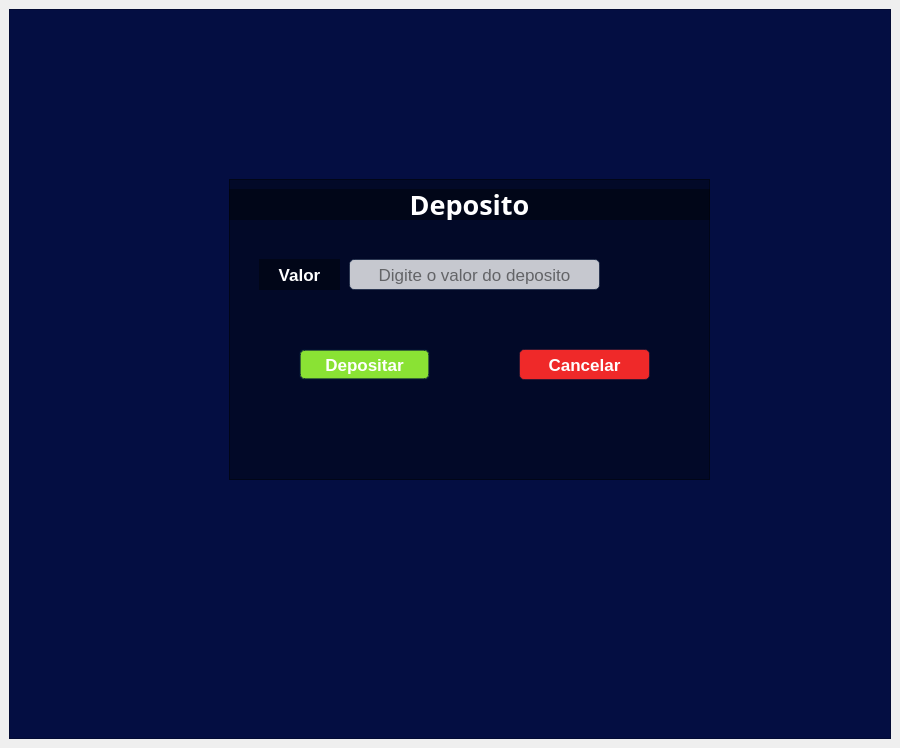
<?xml version="1.0" encoding="UTF-8"?>
<ui version="4.0">
 <class>tela_deposito</class>
 <widget class="QMainWindow" name="tela_deposito">
  <property name="geometry">
   <rect>
    <x>0</x>
    <y>0</y>
    <width>900</width>
    <height>748</height>
   </rect>
  </property>
  <property name="minimumSize">
   <size>
    <width>540</width>
    <height>650</height>
   </size>
  </property>
  <property name="maximumSize">
   <size>
    <width>1024</width>
    <height>748</height>
   </size>
  </property>
  <property name="windowTitle">
   <string>MainWindow</string>
  </property>
  <widget class="QWidget" name="centralwidget">
   <layout class="QVBoxLayout" name="verticalLayout">
    <item>
     <widget class="QFrame" name="frame">
      <property name="styleSheet">
       <string notr="true">background-color: rgb(4, 14, 66);
color: rgb(255, 255, 255);</string>
      </property>
      <property name="frameShape">
       <enum>QFrame::StyledPanel</enum>
      </property>
      <property name="frameShadow">
       <enum>QFrame::Raised</enum>
      </property>
      <widget class="QFrame" name="frame_2">
       <property name="geometry">
        <rect>
         <x>220</x>
         <y>170</y>
         <width>481</width>
         <height>301</height>
        </rect>
       </property>
       <property name="styleSheet">
        <string notr="true">background-color: rgba(1, 0, 0, 99);</string>
       </property>
       <property name="frameShape">
        <enum>QFrame::StyledPanel</enum>
       </property>
       <property name="frameShadow">
        <enum>QFrame::Raised</enum>
       </property>
       <widget class="QLineEdit" name="lineEdit">
        <property name="geometry">
         <rect>
          <x>120</x>
          <y>80</y>
          <width>251</width>
          <height>31</height>
         </rect>
        </property>
        <property name="font">
         <font>
          <pointsize>13</pointsize>
         </font>
        </property>
        <property name="styleSheet">
         <string notr="true">border-radius: 5px;
background-color: rgba(255, 255, 255, 198);
border: 1px solid rgba(3, 20, 52, 150);
color: rgb(0, 0, 0);</string>
        </property>
        <property name="text">
         <string/>
        </property>
        <property name="alignment">
         <set>Qt::AlignCenter</set>
        </property>
        <property name="placeholderText">
         <string>Digite o valor do deposito</string>
        </property>
       </widget>
       <widget class="QLabel" name="label">
        <property name="geometry">
         <rect>
          <x>0</x>
          <y>10</y>
          <width>481</width>
          <height>31</height>
         </rect>
        </property>
        <property name="font">
         <font>
          <family>Sans Serif</family>
          <pointsize>20</pointsize>
          <weight>75</weight>
          <bold>true</bold>
         </font>
        </property>
        <property name="text">
         <string>Deposito</string>
        </property>
        <property name="alignment">
         <set>Qt::AlignCenter</set>
        </property>
       </widget>
       <widget class="QPushButton" name="pushButton">
        <property name="geometry">
         <rect>
          <x>70</x>
          <y>170</y>
          <width>131</width>
          <height>31</height>
         </rect>
        </property>
        <property name="font">
         <font>
          <pointsize>13</pointsize>
          <weight>75</weight>
          <bold>true</bold>
         </font>
        </property>
        <property name="styleSheet">
         <string notr="true">QPushButton{
border-radius: 5px;
background-color: rgb(138, 226, 52);
border: 2px solid rgba(3, 20, 52, 150);
color: rgb(255, 255, 255);
}

QPushButton:hover{

background-color: rgb(78, 154, 6);
color: rgb(0, 0, 0);
}

</string>
        </property>
        <property name="text">
         <string>Depositar</string>
        </property>
       </widget>
       <widget class="QPushButton" name="pushButton_2">
        <property name="geometry">
         <rect>
          <x>290</x>
          <y>170</y>
          <width>131</width>
          <height>31</height>
         </rect>
        </property>
        <property name="font">
         <font>
          <pointsize>13</pointsize>
          <weight>75</weight>
          <bold>true</bold>
         </font>
        </property>
        <property name="styleSheet">
         <string notr="true">QPushButton{
border-radius: 5px;
background-color: rgb(239, 41, 41);
border: 1px solid rgba(3, 20, 52, 150);
color: rgb(255, 255, 255);
}

QPushButton:hover{
background-color: rgb(164, 0, 0);
color: rgb(0, 0, 0)

}
</string>
        </property>
        <property name="text">
         <string>Cancelar</string>
        </property>
       </widget>
       <widget class="QLabel" name="label_4">
        <property name="geometry">
         <rect>
          <x>30</x>
          <y>80</y>
          <width>81</width>
          <height>31</height>
         </rect>
        </property>
        <property name="font">
         <font>
          <pointsize>13</pointsize>
          <weight>75</weight>
          <bold>true</bold>
         </font>
        </property>
        <property name="text">
         <string>Valor</string>
        </property>
        <property name="alignment">
         <set>Qt::AlignCenter</set>
        </property>
       </widget>
      </widget>
      <widget class="QLabel" name="label_2">
       <property name="geometry">
        <rect>
         <x>370</x>
         <y>30</y>
         <width>201</width>
         <height>131</height>
        </rect>
       </property>
       <property name="text">
        <string/>
       </property>
       <property name="pixmap">
        <pixmap>../imagens/icon_extrato2.png</pixmap>
       </property>
       <property name="scaledContents">
        <bool>true</bool>
       </property>
      </widget>
     </widget>
    </item>
   </layout>
  </widget>
 </widget>
 <resources/>
 <connections/>
</ui>
